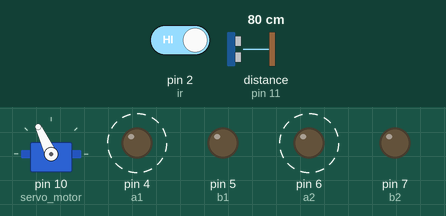
The sketch below on a simulated Arduino Uno, built with avr-gcc and run on an emulated ATmega328P. Shown: servo, output pins drawn as LEDs (lit = HIGH). Dashed ring = blinking. Inputs (shaded band) come from the test bench; at power-on: distance to the obstacle (sensor on pin 11) 80 cm, pin 2 (ir) HIGH. The echo pulse lasts 58.3 µs per cm.

Above: at 3.9 s.
4.0 s: distance to the obstacle (sensor on pin 11) set to 23 cm
7.2 s: distance to the obstacle (sensor on pin 11) set to 19 cm
At 9.3 s:
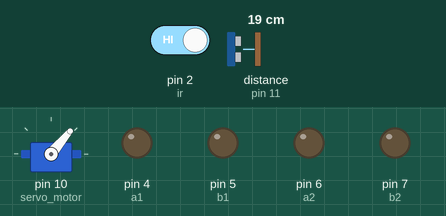
10.4 s: distance to the obstacle (sensor on pin 11) set to 35 cm
At 11.1 s:
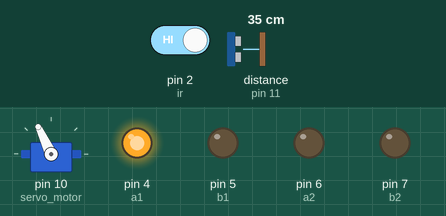
13.6 s: pin 2 (ir) driven LOW
At 15.1 s:
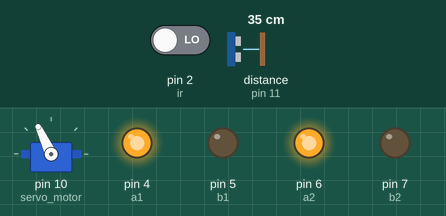
15.5 s: pin 2 (ir) driven HIGH
At 16.2 s:
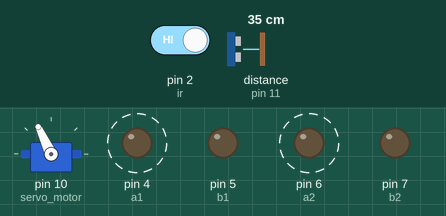
Timing chart, 0 to 19.7 s (numbered marks = the images above; inputs shaded):
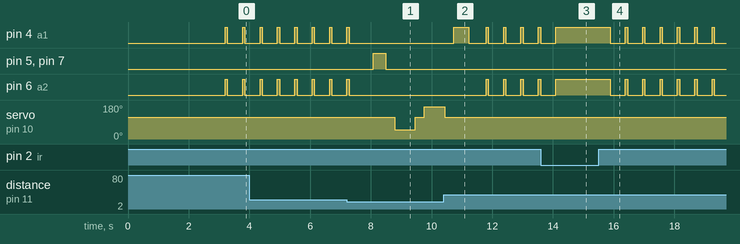

Measured:
- the behaviour switches between 21 and 20 cm on distance to the obstacle (sensor on pin 11) (found by bisection; images 0 and 1)
- after the input at 7.2 s, pin 4 (a1), pin 6 (a2): goes on until 7.3 s, then stays LOW; pin 5 (b1), pin 7 (b2): LOW → HIGH after 0.88 s, → LOW 0.40 s later; servo on pin 10 (servo_motor): 115° → 50° after 1.6 s, → 115° 0.67 s later, → 170° 0.30 s later
- after the input at 10.4 s, pin 5 (b1), pin 7 (b2): stays LOW (without the input it goes to HIGH after 1.7 s); pin 6 (a2): alternates HIGH for 0.07 s and LOW for 0.50 s, starting after 1.4 s; servo on pin 10 (servo_motor): goes on until 10.4 s, then stays 115°
- after the input at 13.6 s, pin 4 (a1), pin 6 (a2): goes on until 14.1 s, then stays HIGH
- after the input at 15.5 s, pin 4 (a1), pin 6 (a2): alternates HIGH for 0.07 s and LOW for 0.50 s, starting after 0.38 s
- by itself, pin 4 (a1), pin 6 (a2): alternates HIGH for 0.07 s and LOW for 0.50 s

The sketch:

ocolitor.ino
```cpp
#include <Servo.h>
#include <NewPing.h>

//our L298N control pins
const int a1 = 4;
const int b1 = 5;
const int a2 = 6;
const int b2 = 7;
int S1=0;
int obstacol=0;

int distantaDreapta = 0;
int distantaStanga = 0;

//sensor pins
#define trig_pin 3 //analog input 1
#define echo_pin 11 //analog input 2
#define ir 2
#define distanta_maxima 200
int distanta = 100;

NewPing sonar(trig_pin, echo_pin, distanta_maxima); //sensor function
Servo servo_motor; //our servo name


void setup(){
  pinMode(a1, OUTPUT);
  pinMode(b1, OUTPUT);
  pinMode(a2, OUTPUT);
  pinMode(b2, OUTPUT);
  pinMode(ir, INPUT);

  servo_motor.attach(10); //our servo pin
  servo_motor.write(115);

  delay(2000);

  distanta = readPing();
  delay(100);
  distanta = readPing();
  delay(100);
  distanta = readPing();
  delay(100);
  distanta = readPing();
  delay(100);
}

void loop(){
  {
  S1=digitalRead(ir);

  if(S1==LOW)
  {
    digitalWrite(obstacol,LOW);
   inainteaza();
    }
  }

if(S1==HIGH)
  {
    digitalWrite(obstacol,HIGH);
   oprire();
  }
  delay(500);
  inainteaza();


   if (distanta <= 20){
    oprire();
    delay(300);
    revers();
    delay(400);
    oprire();
    delay(300);
    distantaDreapta = privesteDreapta();
    delay(300);
    distantaStanga = privesteStanga();
    delay(300);

    if (distanta >= distantaStanga){
      directieDrapta();
      oprire();
    }
    else{
      directieStanga();
      oprire();
    }
  }
  else{
    inainteaza();
  }
    distanta = readPing();
}

int privesteDreapta(){
  servo_motor.write(50);
  delay(500);
  int distanta = readPing();
  delay(100);
  servo_motor.write(115);
  return distanta;
}

int privesteStanga(){
  servo_motor.write(170);
  delay(500);
  int distanta = readPing();
  delay(100);
  servo_motor.write(115);
  return distanta;
  delay(100);
}

int readPing(){
  delay(70);
  int cm = sonar.ping_cm();
  if (cm==0){
    cm=250;
  }
  return cm;
}

void oprire(){

  digitalWrite(a1, LOW);
  digitalWrite(b1, LOW);
  digitalWrite(a2, LOW);
  digitalWrite(b2, LOW);
}

void inainteaza(){

    digitalWrite(a1, HIGH);
    digitalWrite(b1, LOW);
    digitalWrite(a2, HIGH);
    digitalWrite(b2, LOW);
  }


void revers(){

  digitalWrite(a1, LOW);
  digitalWrite(b1, HIGH);
  digitalWrite(a2, LOW);
  digitalWrite(b2, HIGH);

}

void directieDrapta(){

    digitalWrite(a1, HIGH);
    digitalWrite(b1, LOW);
    digitalWrite(a2, LOW);
    digitalWrite(b2, LOW);

  delay(500);

  digitalWrite(a1, HIGH);
  digitalWrite(b1, HIGH);
  digitalWrite(a2, LOW);
  digitalWrite(b2, LOW);

 }
void directieStanga(){

    digitalWrite(a1, LOW);
    digitalWrite(b1, LOW);
    digitalWrite(a2, HIGH);
    digitalWrite(b2, LOW);

  delay(500);

}
```
